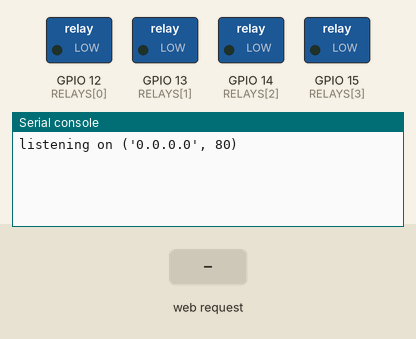
Bench run of a program on a simulated ESP8266 board running MicroPython. Shown: switched loads named in the program (green lamp = pin HIGH), the last lines printed to the serial console. The inputs (shaded band) are chosen by the test bench. Audio playback is drawn as a buzzer.

Above: at 1.2 s.
1.3 s: HTTP request GET /play received
At 2.5 s:
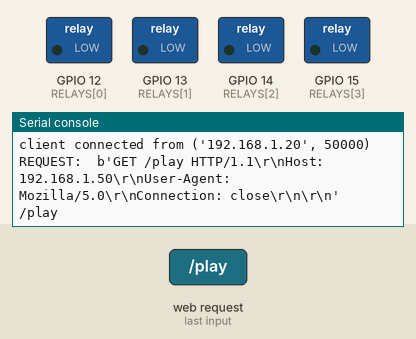
2.8 s: HTTP request GET /next received
At 3.9 s:
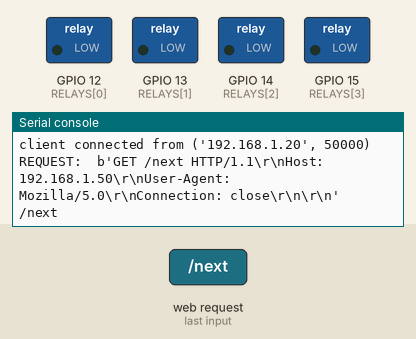
4.3 s: HTTP request GET /prev received
At 5.1 s:
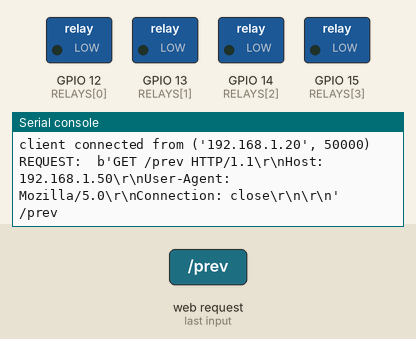

The program:

main.py
```python
# Acknowledgement
# Code in the file is based on the code share in the following Github Gist
# https://gist.github.com/zatarra/fcb9409ef1c1835fa5fb25a860991751
# https://www.davidgouveia.net/category/iot/

import machine
import socket
import ure
import mp3

RELAYS = [machine.Pin(i, machine.Pin.OUT) for i in (12, 13, 14, 15)]
html = """<!DOCTYPE html>
<html>
<head>
<style>
	.btn {
		background-color: #0c7538;
		border: none;
		color: white;
		padding: 15px 32px;
		text-align: center;
		text-decoration: none;
		display: inline-block;
		font-size: 16px;
		margin: 4px 2px;
		cursor: pointer;
	}
	.lnk {
		background-color: #500c75;
		padding: 5px 32px;
	}
	body {background-color: powderblue;}
	h1   {color: blue;}
	p    {color: red;}
</style>
<title>MP3 Player</title>
</head>
<body>
	<h1>WiFi MP3 Player</h1>
		<p>
			<a href="/prev" class="btn">Prev</a>
			<a href="/play" class="btn">Play</a>
			<a href="/pause" class="btn">Pause</a>
			<a href="/resume" class="btn">Resume</a>
			<a href="/next" class="btn">Next</a>
		</p>
		<p>
			<a href="/play?track=1" class="btn lnk">1</a>
			<a href="/play?track=5" class="btn lnk">5</a>
			<a href="/play?track=10" class="btn lnk">10</a>
			<a href="/play?track=15" class="btn lnk">15</a>
			<a href="/play?track=20" class="btn lnk">20</a>
		</p>
	</body>
</html>
"""

def play_track(track):
  if track is None:
    track=1
  mp3.play_track(int(track))
  return "track %s" % (int(track))

def play_next():
  mp3.next()
  return "done"

def play_prev():
  mp3.previous()
  return "done"

def pause_play():
  mp3.pause()
  return "Paused"

def resume_play():
  mp3.resume()
  return "resumed"

def parseURL(url):
  #PARSE THE URL AND RETURN THE PATH AND GET PARAMETERS
  parameters = {}

  path = ure.search("(.*?)(\?|$)", url)

  while True:
    vars = ure.search("(([a-z0-9]+)=([a-z0-8.]*))&?", url)
    if vars:
      parameters[vars.group(2)] = vars.group(3)
      url = url.replace(vars.group(0), '')
    else:
      break

  return path.group(1), parameters

def buildResponse(response):
  # BUILD DE HTTP RESPONSE HEADERS
  global html
  return '''HTTP/1.0 200 OK\r\nContent-type: text/html\r\nContent-length: %d\r\n\r\n%s''' % (len(html), html)

addr = socket.getaddrinfo('0.0.0.0', 80)[0][-1]

s = socket.socket()
s.bind(addr)
s.listen(1)

print('listening on', addr)

while True:
    cl, addr = s.accept()
    print('client connected from', addr)
    request = str(cl.recv(1024))
    print("REQUEST: ", request)

    obj = ure.search("GET (.*?) HTTP\/1\.1", request)
    print(obj.group(1))

    if not obj:
      cl.send(buildResponse("INVALID REQUEST"))
    else:
      path, parameters = parseURL(obj.group(1))

      if path.startswith("/play"):
        track=parameters.get("track",None)
        cl.send(buildResponse("Playing:\n%s" % play_track(track)))

      elif path.startswith("/next"):
        cl.send(buildResponse("Next :\n%s" % play_next()))

      elif path.startswith("/prev"):
        cl.send(buildResponse("Previous :\n%s" % play_prev()))

      elif path.startswith("/resume"):
        cl.send(buildResponse("Pause play:\n%s" % resume_play()))

      elif path.startswith("/pause"):
        cl.send(buildResponse("Pause play:\n%s" % pause_play()))

      elif path.startswith("/halt"):
        cl.send(buildResponse("Shutting down server\n"))
        break
      else:
        cl.send(buildResponse("UNREGISTERED ACTION\r\nPATH: %s\r\nPARAMETERS: %s" % (path, parameters)))

    cl.close()
```

mp3.py
```python
from time import sleep
from machine import UART
uart=UART(0,9600)
import yx5300 as cmd

# set initial volume to mid point
volume_level=15

initialized=False

# do necessary initialization
# Currently only the volume is set
def initialize():
	global initialized
	global volume_level
	if not initialized:
		set_volume(volume_level)
		initialized=True
		sleep(0.5)

def next():
	initialize()
	uart.write(cmd.play_next())

def previous():
	initialize()
	uart.write(cmd.play_previous())

def hibernate():
	uart.write(cmd.sleep_module())

def wakeup():
	uart.write(cmd.wake_module())

def reset():
	global initialized
	initialized=False
	uart.write(cmd.reset_module())


def play_track(track_id):
	initialize()
	uart.write(cmd.play_track(track_id))

def play():
	initialize()
	play_track(1);

def pause():
	uart.write(cmd.pause())

def resume():
	uart.write(cmd.resume())

def stop():
	uart.write(cmd.stop())

def set_volume(level):
	global volume_level
	volume_level=level
	uart.write(cmd.set_volume(level))

def volume_up(step_count=1):
	global volume_level
	volume_level=volume_level+step_count
	set_volume(volume_level)

def volume_down(step_count=1):
	global volume_level
	volume_level=volume_level-step_count
	set_volume(volume_level)

def mute():
	uart.write(cmd.set_volume(0))

def unmute():
	global volume_level
	uart.write(cmd.set_volume(volume_level))

def get_volume():
	global volume_level
	return volume_level
```

yx5300.py
```python
"""
	protocol defintion file for the CATALEX seriel MP3 player
	The board uses the YX5300 MP3 audio chip. It supports 8KHz to 48KHz sampling frequencies for MP3 and WAV file format

	Not all commands are mapped.

	Command format

	Each command is 8 bytes
	Pos	Descrption 	Bytes	Value
	1 	Start		1		0x7E
	2	Version		1		0xFF
	3	Lenght		1		0x06
	4	Command		1		see below
	5	Feedback	1		0x00 for off, 0x01 On
	6	Data		2		depends of command
	8	End			1		0xEF

	Code 	Commands
	0x01	Next track
	0x02	Previous track
	0x03	Play with index, index given in data field
	0x04	Volume up by 1
	0x05	Volume down by 1
	0x06	Set volume to value provided in data field (0-30)
	0x0A	Put chip to sleep mode
	0x0B	Wake chip from sleep mode
	0x0C	Reset chip
	0x0D	Resume playback
	0x0E	Pause playback
	0x16	Stop playback

"""

def command_base():
	command=bytearray()
	command.append(0x7e)
	command.append(0xFF)
	command.append(0x06)
	command.append(0x00)
	command.append(0x00)
	command.append(0x00)
	command.append(0x00)
	command.append(0xEF)
	return command

def play_next():
	command=bytearray()
	command=command_base()
	command[3]=0x01
	return command

def play_previous():
	command=bytearray()
	command=command_base()
	command[3]=0x02
	return command

def play_track(track_id):
	command=bytearray()
	command=command_base()
	command[3]=0x03
	command[6]=track_id
	return command

def volume_up():
	command=bytearray()
	command=command_base()
	command[3]=0x04
	return command

def volume_down():
	command=bytearray()
	command=command_base()
	command[3]=0x05
	return command

def set_volume(level):
	command=bytearray()
	command=command_base()
	command[3]=0x06
	command[6]=level
	return command

def sleep_module():
	command=bytearray()
	command=command_base()
	command[3]=0x0A
	return command

def wake_module():
	command=bytearray()
	command=command_base()
	command[3]=0x0B
	return command

def reset_module():
	command=bytearray()
	command=command_base()
	command[3]=0x0C
	return command

def pause():
	command=bytearray()
	command=command_base()
	command[3]=0x0E
	return command

def resume():
	command=bytearray()
	command=command_base()
	command[3]=0x0D
	return command

def stop():
	command=bytearray()
	command=command_base()
	command[3]=0x16
	return command
```

Measured:
- after the input at 1.3 s, the serial console: prints a new line at once (image 1)
- after the input at 2.8 s, the serial console: prints a new line at once (image 2)
- after the input at 4.3 s, the serial console: prints a new line at once (image 3)
